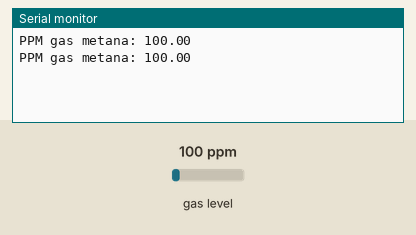
Bench run of a sketch on a simulated ESP32. Parts: the last lines printed to the serial monitor. The inputs (shaded band) are chosen by the test bench; at power-on: gas level 100 ppm.

Above: at 2.8 s.
2.9 s: gas level set to 20 ppm
At 4.9 s:
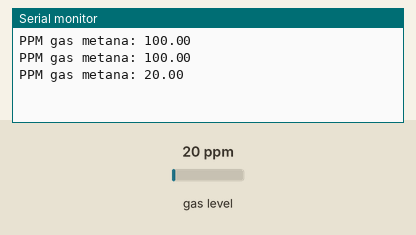
5.6 s: gas level set to 250 ppm
At 6.5 s:
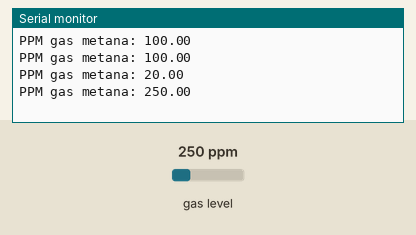
Timing chart, 0 to 8.6 s (numbered marks = the images above; inputs shaded):
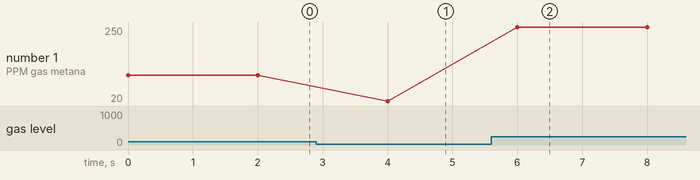

The sketch:

MQ2.ino
```cpp
#include <MQUnifiedsensor.h>

#define PIN_ANALOG 2 // Pin analog untuk membaca sensor MQ-2 (GIO2)
#define PIN_DIGITAL 26 // Pin digital untuk membaca output digital dari sensor MQ-2 (GIO26)
#define RLOAD 10 // Resistance load pada sensor (ohm)
#define MQ2_MODEL "MQ-2" // Model sensor MQ-2

MQUnifiedsensor MQ2("ESP32", 5, 10, PIN_ANALOG, "MQ-2");

void setup() {
  Serial.begin(9600); // Mulai komunikasi serial
}

void loop() {
  float ppm = MQ2.readSensor(); // Membaca nilai ppm (parts per million) gas metana

  Serial.print("PPM gas metana: ");
  Serial.println(ppm); // Tampilkan nilai ppm pada serial monitor

  delay(2000); // Tunggu 1 detik sebelum membaca sensor lagi
}
```

Measured:
- after the input at 2.9 s, the serial monitor: prints a new line after 1.1 s (image 1)
- after the input at 5.6 s, the serial monitor: prints a new line after 0.40 s (image 2)
- plotted number 1: 100 → 20 after the input at 2.9 s, 20 → 250 after the input at 5.6 s
